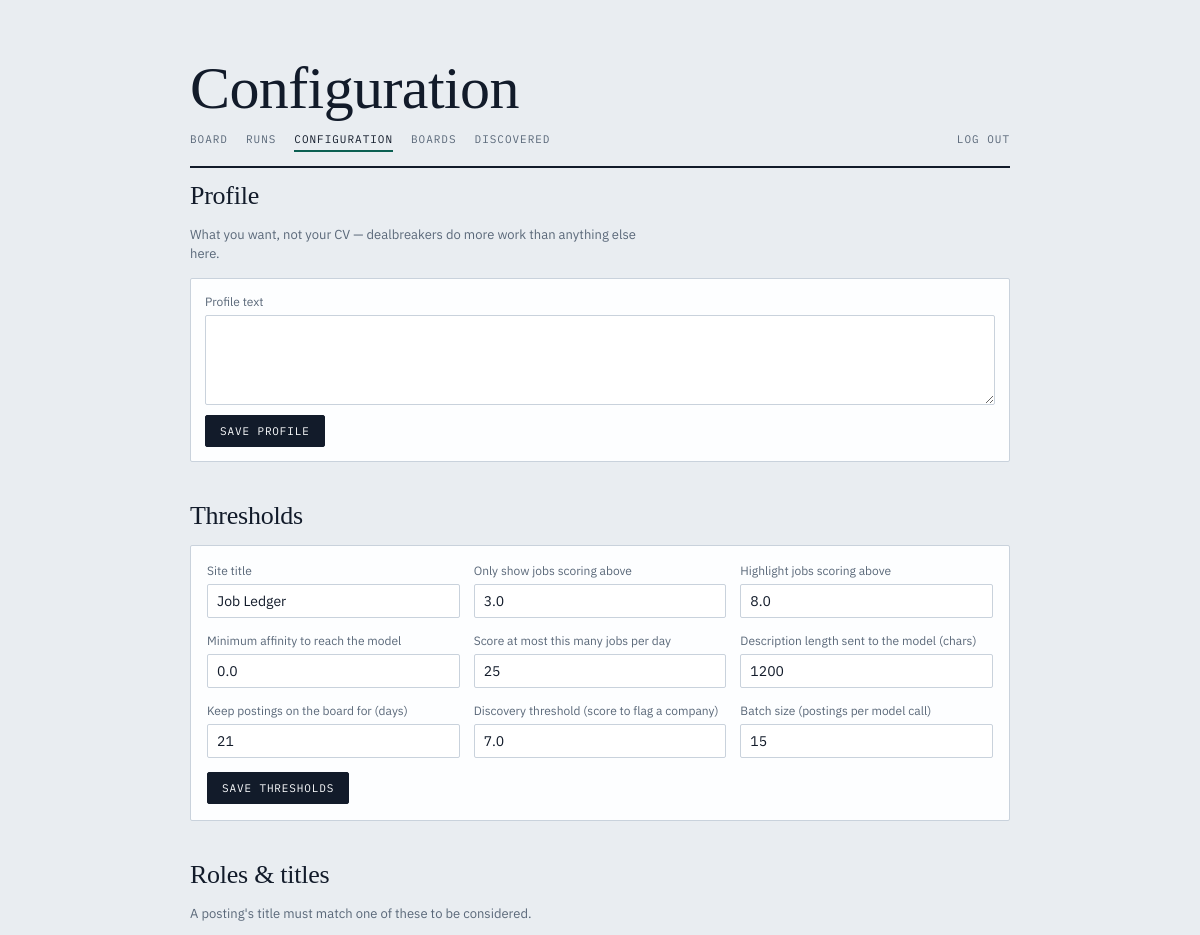
Page /config (signed in, upper part) on the earlier database version.
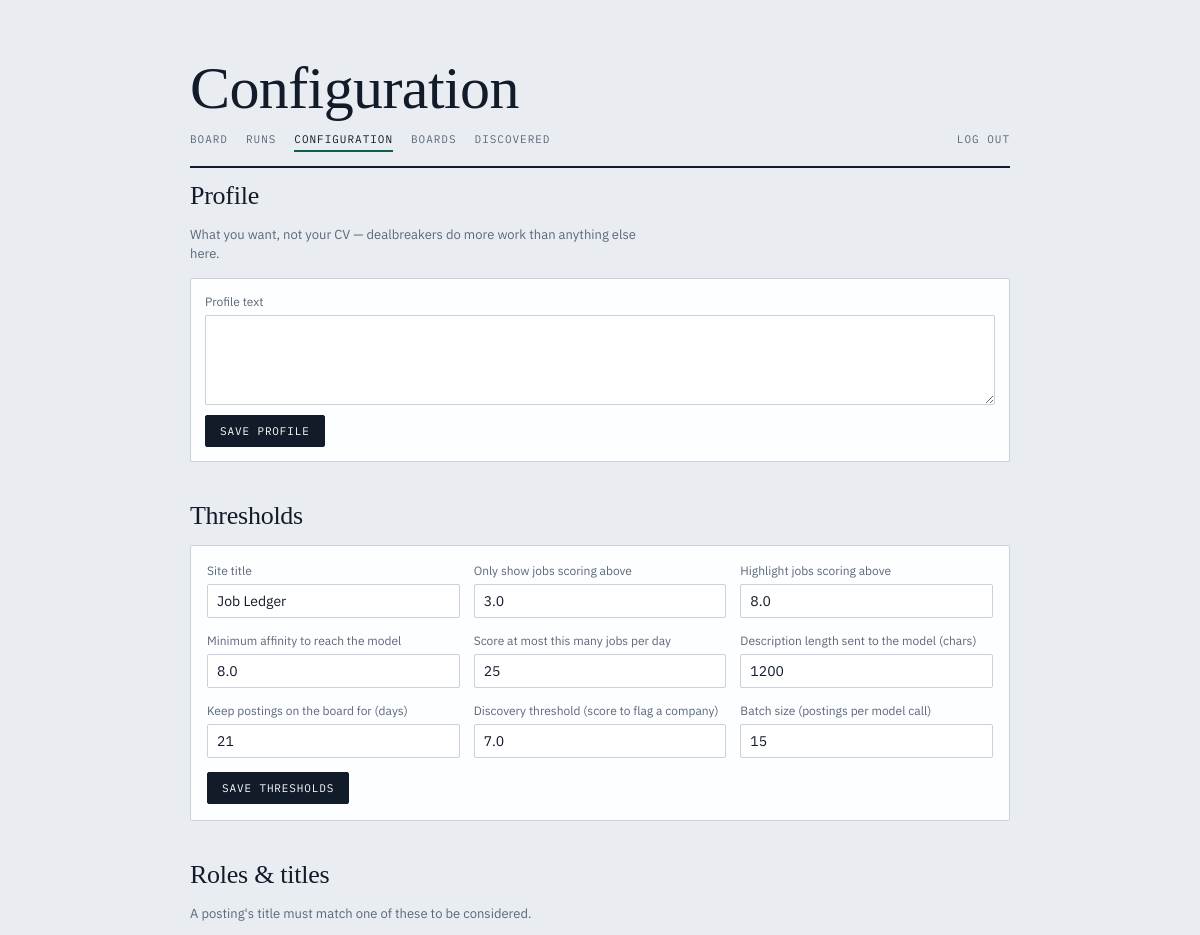
Same page on the later database version.
### tables this page shows
CREATE TABLE settings (
    id                  INTEGER PRIMARY KEY CHECK (id = 1),
    profile_text        TEXT NOT NULL DEFAULT '',
    site_title          TEXT NOT NULL DEFAULT 'Job Ledger',
    display_threshold   REAL NOT NULL DEFAULT 5.0,
    highlight_threshold REAL NOT NULL DEFAULT 8.0,
    min_affinity        REAL NOT NULL DEFAULT 0.0,
    max_to_model         INTEGER NOT NULL DEFAULT 25,
    description_chars   INTEGER NOT NULL DEFAULT 1200,
    retain_days         INTEGER NOT NULL DEFAULT 21,
    discovery_threshold REAL NOT NULL DEFAULT 7.0,
    batch_size          INTEGER NOT NULL DEFAULT 15,
    title_boost         REAL NOT NULL DEFAULT 3.0,
    polite_delay        REAL NOT NULL DEFAULT 1.0
);

### web.py (the view)
@app.get("/config", response_class=HTMLResponse)
def config_page(request: Request):
    with db.connect() as conn:
        db.init_schema(conn)
        settings = db.get_settings(conn)
        roles = db.list_roles(conn)
        locations = db.list_locations(conn)
        exclusions = db.list_exclusions(conn)
        keywords = db.list_keywords(conn)
    return templates.TemplateResponse(request, "config.html", {
        "active": "config",
        "settings": settings, "roles": roles, "locations": locations,
        "exclusions": exclusions, "keywords": keywords,
        "profile_env_set": bool(os.environ.get("PROFILE")),
        **flash_ctx(request),
    })

### templates/config.html (shortened to what this page needs)
{% extends "base.html" %}
{% block h1 %}Configuration{% endblock %}
{% block content %}
<h2 class="section">Profile</h2>
<p class="hint">What you want, not your CV — dealbreakers do more work than
anything else here. </p>
<form class="row-form" method="post" action="/config/settings" style="display:block">
  <label style="width:100%">Profile text
    <textarea name="profile_text" style="width:100%">{{ settings.profile_text }}</textarea>
  </label>
  <div style="margin-top:10px"><button type="submit">Save profile</button></div>
</form>
<h2 class="section">Thresholds</h2>
<form class="settings-form" method="post" action="/config/settings">
  <label>Site title
    <input type="text" name="site_title" value="{{ settings.site_title }}">
  </label>
  <label>Only show jobs scoring above
    <input type="number" step="0.5" name="display_threshold" value="{{ settings.display_threshold }}">
  </label>
  <label>Highlight jobs scoring above
    <input type="number" step="0.5" name="highlight_threshold" value="{{ settings.highlight_threshold }}">
  </label>
  <label>Minimum affinity to reach the model
    <input type="number" step="0.5" name="min_affinity" value="{{ settings.min_affinity }}">
  </label>
  <label>Score at most this many jobs per day
    <input type="number" step="1" name="max_to_model" value="{{ settings.max_to_model }}">
  </label>
  <label>Description length sent to the model (chars)
    <input type="number" step="100" name="description_chars" value="{{ settings.description_chars }}">
  </label>
  <label>Keep postings on the board for (days)
    <input type="number" step="1" name="retain_days" value="{{ settings.retain_days }}">
  </label>
  <label>Discovery threshold (score to flag a company)
    <input type="number" step="0.5" name="discovery_threshold" value="{{ settings.discovery_threshold }}">
  </label>
  <label>Batch size (postings per model call)
    <input type="number" step="1" name="batch_size" value="{{ settings.batch_size }}">
  </label>
  <div style="align-self:flex-end"><button type="submit">Save thresholds</button></div>
</form>
<h2 class="section">Roles &amp; titles</h2>
<p class="hint">A posting's title must match one of these to be considered.</p>
{% endblock %}

Differences in the rows shown:
changed settings "Job Ledger": min_affinity "0.0" → "8.0"
